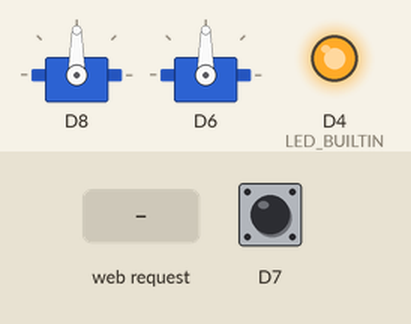
The program below on a simulated ESP8266 (NodeMCU). Parts: 2 × servo, output pins drawn as LEDs (lit = HIGH, except the on-board LED, lit = LOW). The inputs (shaded band) are chosen by the test bench; at power-on: D7 HIGH. WiFi joins after 1.5 s; servers stay silent unless stated; what the program prints to the serial monitor is not drawn.

Above: at 1.2 s.
1.3 s: HTTP request GET /go received
At 3.3 s:
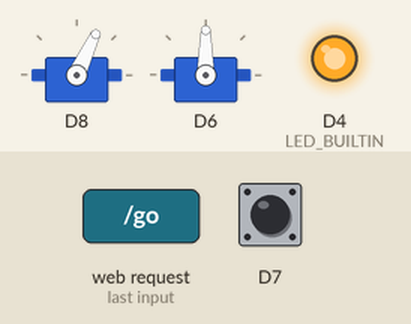
4.0 s: D7 pulled LOW for 3.2 s
At 4.9 s:
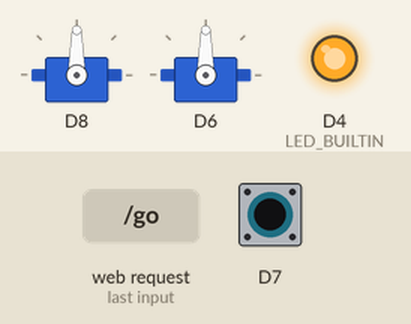
Timing chart, 0 to 9.1 s (numbered marks = the images above; inputs shaded):
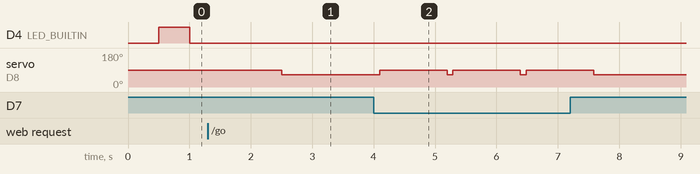

Measured:
- after the input at 1.3 s, D4 (LED_BUILTIN): stops changing and stays LOW; servo on D8: 90° → 65° after 1.2 s
- after the input at 4.0 s, servo on D8: alternates 90° for 1.1 s and 65° for 0.10 s, 6 changes in all, then stays 65°, starting after 0.10 s

The program:

main.cpp
```cpp
#include <Arduino.h>
#include <ESP8266HTTPClient.h>
#include <ESP8266WebServer.h>
#include <ESP8266WiFi.h>
#include "flipotron.h"

#define WITHCLIENT 0

ESP8266WebServer server;
WiFiClientSecure client;

static volatile bool go = false;
static volatile int value = 0;

void redirectIndex() {
  server.sendHeader("Location", String("/"), true);
  server.send(302, "text/plain", "");
}

void handleRoot() {
  server.send(
      200, "text/html",
      "<a href='/zero?d=1'>Tens</a> | <a href='/zero?d=10'>Units</a><br/>\
              <a href='/go'>Go</a><br/>\
              <form action='/set'><input name='v'/><input type='submit' value='Go'/></form>\
              <br/><br/><br/><br/>\
              <a href='/off'>OFF</a>");
}

void handleZero() {
  if (server.arg("d") == "1")
    Flipotron::instance().zeroUnits();
  else if (server.arg("d") == "10")
    Flipotron::instance().zeroTens();
  redirectIndex();
  value = 0;
}

void handleSet() {
  if (server.arg("v").toInt() > 0) {
    go = false;
    value = server.arg("v").toInt();
    Flipotron::instance().set(value);
  }
  redirectIndex();
}

void handleGo() {
  go = !go;
  redirectIndex();
}

void handleOff() { ESP.deepSleep(0, RF_DISABLED); }

void logSetup() {
  Serial.begin(115200);
  while (!Serial)
    ;
}

void hardwareSetup() {
  // Core Flipotron
  pinMode(LED_BUILTIN, OUTPUT);
  Flipotron::instance().begin();
}

void wifiSetup() {
// WiFi & Local AP if needed
#if WITHCLIENT
  WiFi.begin("EspressoMate", "qwertyuiopoiuytrewq");
  WiFi.waitForConnectResult();
  if (WiFi.status() != WL_CONNECTED) {
#endif
    WiFi.softAP("Flipotron Debug");
    Serial.println(WiFi.status());
    Serial.print("Soft-AP IP address = ");
    Serial.println(WiFi.softAPIP());
    server.on("/", HTTPMethod::HTTP_GET, handleRoot);
    server.on("/zero", HTTPMethod::HTTP_GET, handleZero);
    server.on("/go", HTTPMethod::HTTP_GET, handleGo);
    server.on("/set", HTTPMethod::HTTP_GET, handleSet);
    server.on("/off", HTTPMethod::HTTP_GET, handleOff);
    server.begin(80);
#if WITHCLIENT
  } else {
    Serial.println("Connected to EspressoMate = ");
    Serial.println(WiFi.localIP());
  }
#endif
}

void setup() {
  logSetup();
  hardwareSetup();
  wifiSetup();
  Serial.println("Flipotron Ready.");
}

void sleep() {
  Serial.println("Sleep enter");
  WiFi.forceSleepBegin();
  delay(60000);
  WiFi.forceSleepWake();
  Serial.println("Sleep leave");
}

void loop() {
#if WITHCLIENT
  static String host = "raw.githubusercontent.com";
  static String url = "/janm399/flipotron/master/display.txt";

  if (WiFi.softAPgetStationNum() == 0) {
    client.setInsecure();
    if (WiFi.status() == WL_CONNECTED && client.connect(host, 443)) {
      client.print(String("GET ") + url + " HTTP/1.1\r\n" + "Host: " + host +
                   "\r\n" + "User-Agent: Flipotron\r\n" +
                   "Connection: close\r\n\r\n");
      String body = client.readString();
      int bodyIndex = body.lastIndexOf("\r\n\r\n");
      Serial.println("Raw body >>>");
      Serial.println(body);
      Serial.println("<<<");
      if (bodyIndex != -1) {
        body = body.substring(bodyIndex);
        body.trim();
        int receivedValue = body.toInt();
        Serial.println("Body>>>");
        Serial.println(body);
        Serial.println("<<<");
        Serial.println(receivedValue);
        Flipotron::instance().set(receivedValue);
      } else
        Serial.println(body);
    } else {
      Serial.println("Not connected");
    }
    sleep();
  } else
#endif
  {
    server.handleClient();
    digitalWrite(LED_BUILTIN, millis() % 1000 > 500);
    delay(100);

    if (go) {
      Flipotron::instance().set(value);
      value++;
      delay(1000);
    }
  }
}
```

flipotron.h
```cpp
#pragma once
#include <Servo.h>

/**
 * FlipDigit drives one digit with a servo and an associated flip switch. The
 * servo moves until the switch goes to LOW; its input is configured to be
 * internal pull-up.
 */
class FlipDigit {
 private:
  static constexpr int maximumValue = 10;
  Servo servo;
  int switchPin;
  int value;
  int forwardSignal;

  void next(int factor);

 public:
  void markZero();
  void set(int newValue);

  /**
   * Start the interface, attach the servo and the switch PIN
   * @param servoPin the [output] IO pin for PWM 360 degree servo
   * @param switchPin the [input] IO pin for the flip detection switch
   * @param forward (value from neutral); i.e. +10, +20; or -10 or -20.
   */
  void begin(int servoPin, int switchPin, int forwardSignal);

  /**
   * Move to the next position
   */
  void next();
};

class Flipotron {
 private:
  Flipotron() = default;
  FlipDigit unitsDigit;
  FlipDigit tensDigit;

 public:
  static Flipotron &instance();
  void begin();
  void set(int value);

  void zeroTens();
  void zeroUnits();
};
```

flipotron.cpp
```cpp
#include "flipotron.h"
#include <Arduino.h>

constexpr int servoStop = 90;

void FlipDigit::begin(int servoPin, int switchPin, int forwardSignal) {
  this->servo.attach(servoPin);
  this->switchPin = switchPin;
  this->forwardSignal = forwardSignal;
  pinMode(this->switchPin, INPUT_PULLUP);
}

void FlipDigit::next(int factor) {
  auto signal = servoStop + (forwardSignal * factor);
  this->servo.write(signal);
  while (digitalRead(this->switchPin) == HIGH) delay(1);
  delay(100 - (factor * 5));
  this->servo.write(servoStop);
}

void FlipDigit::next() { next(1); }

void FlipDigit::markZero() { this->value = 0; }

void FlipDigit::set(int newValue) {
  newValue = newValue % maximumValue;

  int nextCount = 0;
  if (this->value <= newValue) {
    nextCount = newValue - this->value;
  } else {
    nextCount = maximumValue - this->value + newValue;
  }

  for (int i = 0; i < nextCount; i++) next(1);
  /*
    TODO: WTF??!!

    if (nextCount == 1)
      next(1);
    else {
      for (int i = 0; i < nextCount / 2; i++) next(2);
      for (int i = 0; i < nextCount / 2; i++) next(1);
    }
  */
  this->value = newValue;
}

// ----

Flipotron &Flipotron::instance() {
  static Flipotron instance;
  return instance;
}

void Flipotron::begin() {
  unitsDigit.begin(D8, D7, -25);
  tensDigit.begin(D6, D5, 25);
}

void Flipotron::set(int value) {
  value = value % 100;
  unitsDigit.set(value % 10);
  tensDigit.set(value / 10);
}

void Flipotron::zeroTens() {
  tensDigit.next();
  unitsDigit.markZero();
}
void Flipotron::zeroUnits() {
  unitsDigit.next();
  tensDigit.markZero();
}
```
